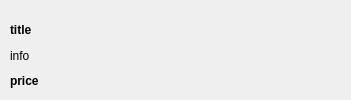
<?xml version="1.0" encoding="UTF-8"?>
<ui version="4.0">
 <class>OrderItem</class>
 <widget class="QWidget" name="OrderItem">
  <property name="geometry">
   <rect>
    <x>0</x>
    <y>0</y>
    <width>351</width>
    <height>100</height>
   </rect>
  </property>
  <property name="sizePolicy">
   <sizepolicy hsizetype="Preferred" vsizetype="Preferred">
    <horstretch>0</horstretch>
    <verstretch>0</verstretch>
   </sizepolicy>
  </property>
  <property name="minimumSize">
   <size>
    <width>351</width>
    <height>100</height>
   </size>
  </property>
  <property name="cursor">
   <cursorShape>PointingHandCursor</cursorShape>
  </property>
  <property name="windowTitle">
   <string>Form</string>
  </property>
  <widget class="QWidget" name="">
   <property name="geometry">
    <rect>
     <x>10</x>
     <y>10</y>
     <width>331</width>
     <height>81</height>
    </rect>
   </property>
   <layout class="QVBoxLayout" name="verticalLayout">
    <item>
     <widget class="QLabel" name="book_title_label">
      <property name="sizePolicy">
       <sizepolicy hsizetype="Fixed" vsizetype="Fixed">
        <horstretch>0</horstretch>
        <verstretch>0</verstretch>
       </sizepolicy>
      </property>
      <property name="minimumSize">
       <size>
        <width>330</width>
        <height>40</height>
       </size>
      </property>
      <property name="font">
       <font>
        <bold>true</bold>
       </font>
      </property>
      <property name="text">
       <string>title</string>
      </property>
     </widget>
    </item>
    <item>
     <widget class="QLabel" name="book_info_label">
      <property name="sizePolicy">
       <sizepolicy hsizetype="Fixed" vsizetype="Fixed">
        <horstretch>0</horstretch>
        <verstretch>0</verstretch>
       </sizepolicy>
      </property>
      <property name="minimumSize">
       <size>
        <width>330</width>
        <height>30</height>
       </size>
      </property>
      <property name="text">
       <string>info</string>
      </property>
     </widget>
    </item>
    <item>
     <widget class="QLabel" name="book_price_label">
      <property name="minimumSize">
       <size>
        <width>330</width>
        <height>20</height>
       </size>
      </property>
      <property name="font">
       <font>
        <bold>true</bold>
       </font>
      </property>
      <property name="text">
       <string>price</string>
      </property>
     </widget>
    </item>
   </layout>
  </widget>
 </widget>
 <resources/>
 <connections/>
</ui>
